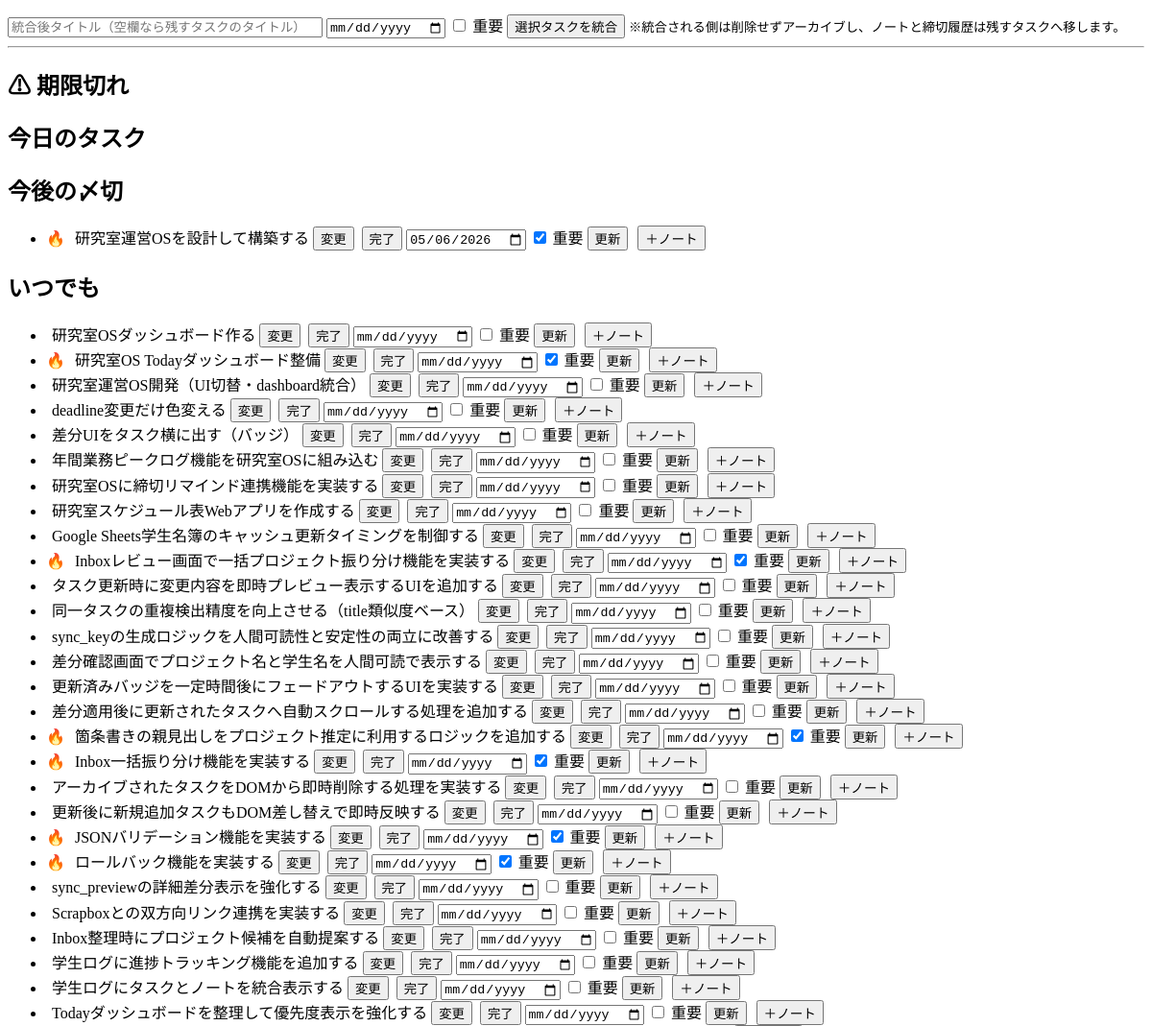
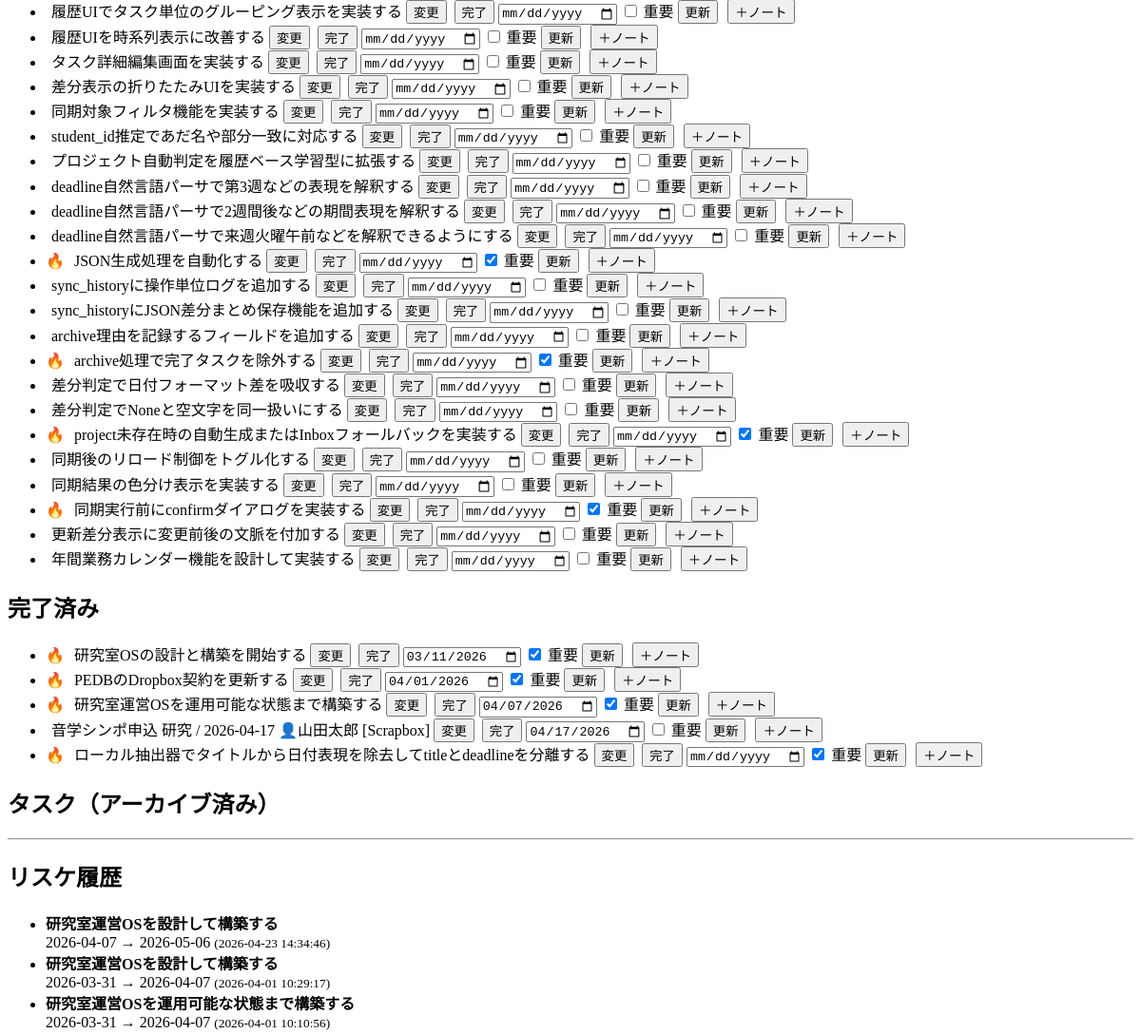
Before: /project/2 (middle part) with the older database file (2 pictures, top to bottom).
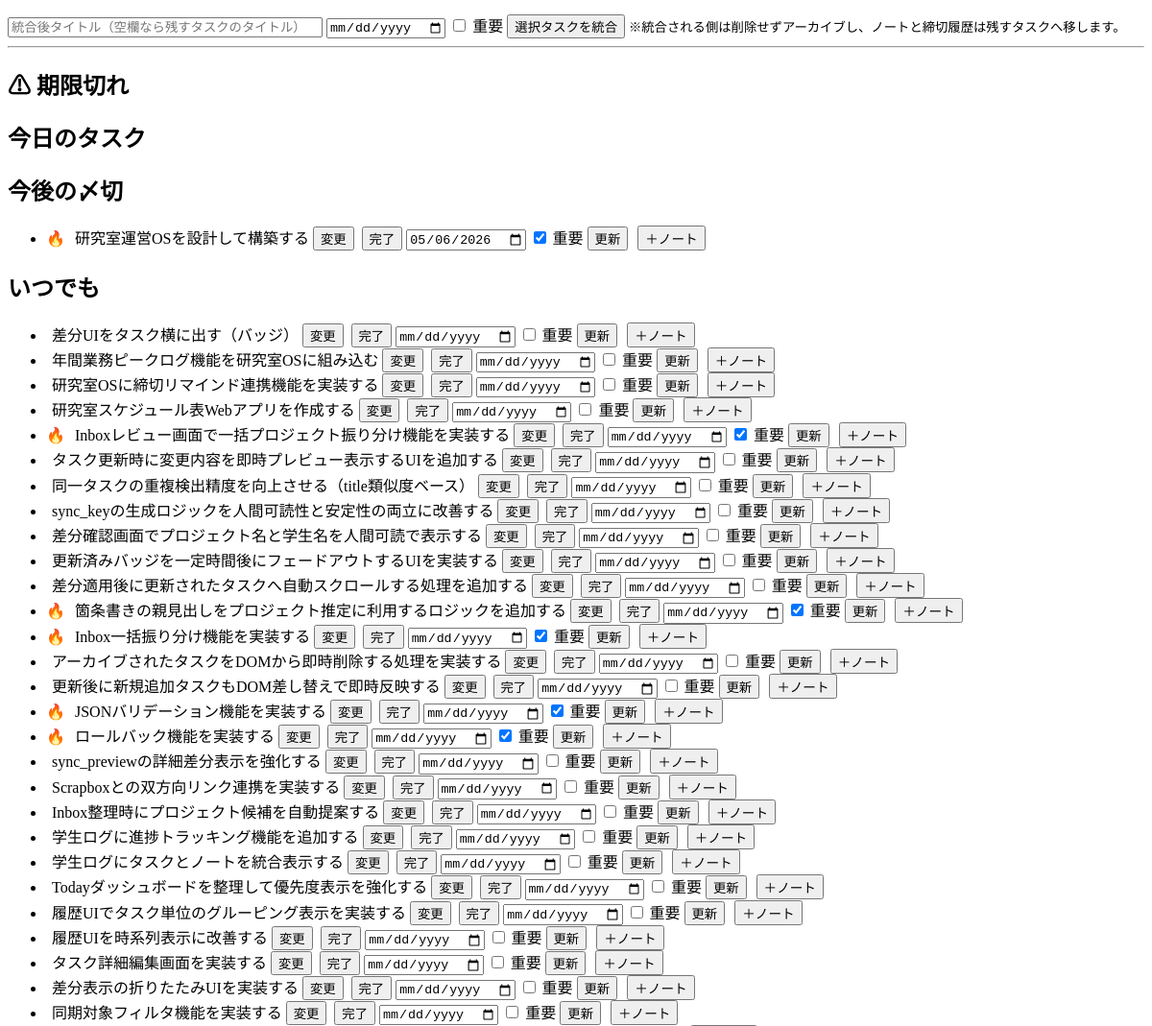
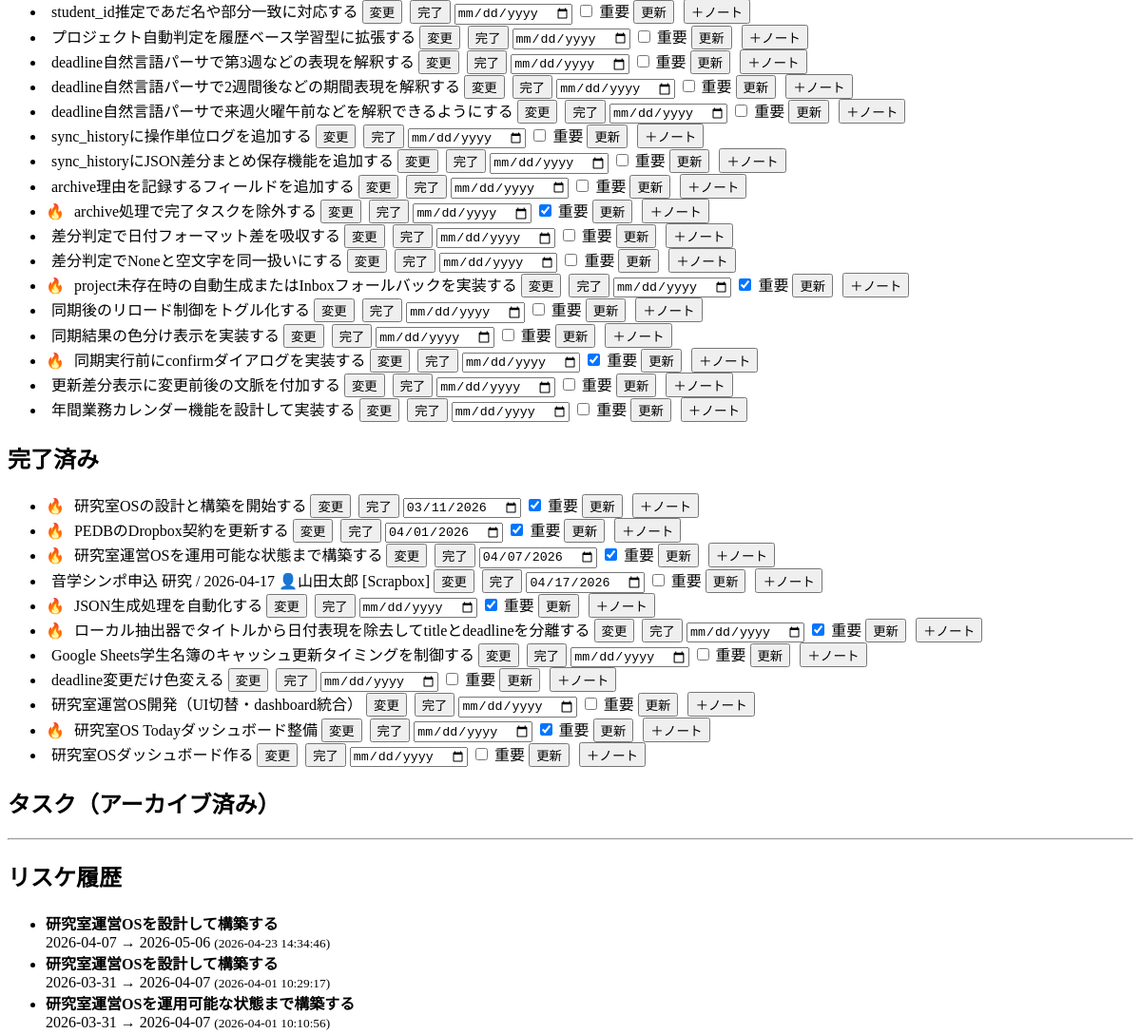
After: the same page with the newer database file (2 pictures, top to bottom).
### tables this page shows
CREATE TABLE tasks (
            id INTEGER PRIMARY KEY AUTOINCREMENT,
            title TEXT,
            status TEXT,
            deadline TEXT,
            original_deadline TEXT,
            project_id INTEGER,
            student_id INTEGER,
            priority TEXT DEFAULT 'medium',
            sync_key TEXT,
            source_type TEXT,
            source_updated_at TEXT,
            archived INTEGER DEFAULT 0
        , source_url TEXT, scrapbox_url TEXT);

CREATE TABLE task_history (
        id INTEGER PRIMARY KEY AUTOINCREMENT,
        task_id INTEGER,
        old_deadline TEXT,
        new_deadline TEXT,
        changed_at TEXT
    );

### flask_app.py (the view)
@app.route("/project/<int:project_id>")
def project_detail(project_id):
    task_id_filter = request.args.get("task_id", type=int)
    context = build_project_detail_context(project_id, task_id_filter)
    return render_template(
        "project_detail.html",
        **context,
        students=STUDENTS_DATA,
    )

### db.py (called while the page is built)
def get_db():
    conn = sqlite3.connect(DB_PATH, timeout=5, check_same_thread=False)
    conn.row_factory = sqlite3.Row
    conn.execute("PRAGMA journal_mode=WAL;")
    conn.execute("PRAGMA busy_timeout=5000;")
    return conn

def get_today_str(cursor):
    return cursor.execute("SELECT date('now')").fetchone()[0]

### flask_app.py (called while the page is built, shortened)
def format_date_jp(date_str):
    if not date_str:
        return None
    from datetime import datetime
    weekdays_jp = ["月", "火", "水", "木", "金", "土", "日"]
    try:
        dt = datetime.strptime(date_str, "%Y-%m-%d")
    except Exception:
        return date_str
    today = datetime.now()
    fiscal_year = today.year if today.month < 4 else today.year + 1
    start = datetime(fiscal_year - 1, 4, 1)
    end = datetime(fiscal_year, 3, 31)
    w = weekdays_jp[dt.weekday()]
    if start <= dt <= end:
        return dt.strftime(f"%m/%d({w})")
    else:
        return dt.strftime(f"%Y/%m/%d({w})")

def apply_format(rows):
    result = []
    for r in rows:
        d = dict(r)
        if "deadline" in d and d["deadline"]:
            d["deadline_display"] = format_date_jp(d["deadline"])
        else:
            d["deadline_display"] = None
        if "original_deadline" in d and d["original_deadline"]:
            d["original_deadline_display"] = format_date_jp(d["original_deadline"])
        else:
            d["original_deadline_display"] = None
        result.append(d)
    return result

def attach_related_notes(tasks, notes_by_task_id):
    return [
        {**dict(t), "related_notes": notes_by_task_id.get(dict(t)["task_id"], [])}
        for t in tasks
    ]

def build_archived_tasks_with_reason(archived_rows):
    archived_tasks = []
    return archived_tasks

### templates/project_detail.html (shortened to what this page needs)
<!DOCTYPE html>
<html>
<head>
</head>
<body>
    {% from "components/task_item.html" import edit_form, task_actions %}
<form action="/merge_tasks" method="post">
    <input name="merged_title" placeholder="統合後タイトル（空欄なら残すタスクのタイトル）" style="width:320px;">
    <input type="date" name="merged_deadline">
    <label>
        <input type="checkbox" name="merged_priority" value="high">
        重要
    </label>
    <button type="submit">選択タスクを統合</button>
    <small>※統合される側は削除せずアーカイブし、ノートと締切履歴は残すタスクへ移します。</small>
</form>
<hr>
<h2>⚠ 期限切れ</h2>
<h2>今日のタスク</h2>
<h2>今後の〆切</h2>
<ul>
{% for t in future_tasks %}
    <li class="task-title-scope">
        {% if t["priority"] == "high" %}🔥{% endif %}
        {{ task_actions(t, show_done=true, show_update=true, is_done=false) }}
        <button type="button" onclick='openNoteFormForTask({{ t["task_id"] }}, {{ t["title"]|tojson }})' style="margin-left:6px; font-size:0.85em;">＋ノート</button>
    </li>
{% endfor %}
</ul>
<h2>いつでも</h2>
<ul>
{% for t in anytime_tasks %}
    <li class="task-title-scope">
        {% if t["priority"] == "high" %}🔥{% endif %}
        {{ task_actions(t, show_done=true, show_update=true, is_done=false) }}
        <button type="button" onclick='openNoteFormForTask({{ t["task_id"] }}, {{ t["title"]|tojson }})' style="margin-left:6px; font-size:0.85em;">＋ノート</button>
    </li>
{% endfor %}
</ul>
<h2>完了済み</h2>
<ul>
{% for t in done_tasks %}
    <li class="task-title-scope">
        {% if t["priority"] == "high" %}🔥{% endif %}
        {{ task_actions(t, show_done=true, show_update=true, is_done=false) }}
        <button type="button" onclick='openNoteFormForTask({{ t["task_id"] }}, {{ t["title"]|tojson }})' style="margin-left:6px; font-size:0.85em;">＋ノート</button>
    </li>
{% endfor %}
</ul>
<h2>タスク（アーカイブ済み）</h2>
<hr>
<h2>リスケ履歴</h2>
<ul>
{% for h in history %}
    <li class="history-title-scope">
        <b>{{ h["task_title"] }}</b><br>
        {{ h["old_deadline"] }} → {{ h["new_deadline"] }}
        <small>({{ h["changed_at"] }})</small>
    </li>
{% endfor %}
</ul>
<a href="/projects">← Projects</a><br>
</body>
</html>

### templates/components/task_item.html (shortened to what this page needs)
{% macro task_actions(t, show_done=true, show_update=false, is_done=false) %}
<form action="/edit_task_title" method="post" class="inline-edit-form" style="display:inline; margin-left:6px;">
    {% if is_done %}
    <s><span class="inline-edit-title">{{ t["title"] }}</span></s>
    {% else %}
    <span class="inline-edit-title">{{ t["title"] }}</span>
    {% endif %}
    <button type="button" class="inline-edit-toggle" onclick="toggleInlineEdit(this)">変更</button>
</form>
{% if show_done %}
<form action="/done/{{ t["task_id"] if t["task_id"] is defined else t["id"] }}" method="post"
    style="display:inline; margin-left:4px">
    <button type="submit">完了</button>
</form>
{% endif %}
{% if show_update %}
<form action="/update_task" method="post" style="display:inline;">
    <input type="date" name="deadline" value="{{ t["deadline"] if t["deadline"] is defined and t["deadline"] else ""
        }}">
    <label>
        <input type="checkbox" name="priority" value="high" {% if t["priority"]=="high" %}checked{% endif %}>
        重要
    </label>
    <button type="submit">更新</button>
</form>
{% endif %}
{% endmacro %}

Changed rows visible on the page:
changed tasks "JSON生成処理を自動化する": moves from the list under "いつでも" to the list under "完了済み"
changed tasks "Google Sheets学生名簿のキャッシュ更新タイミングを制御する": moves from the list under "いつでも" to the list under "完了済み"
changed tasks "deadline変更だけ色変える": moves from the list under "いつでも" to the list under "完了済み"
changed tasks "研究室運営OS開発（UI切替・dashboard統合）": moves from the list under "いつでも" to the list under "完了済み"
changed tasks "研究室OS Todayダッシュボード整備": moves from the list under "いつでも" to the list under "完了済み"
changed tasks "研究室OSダッシュボード作る": moves from the list under "いつでも" to the list under "完了済み"
